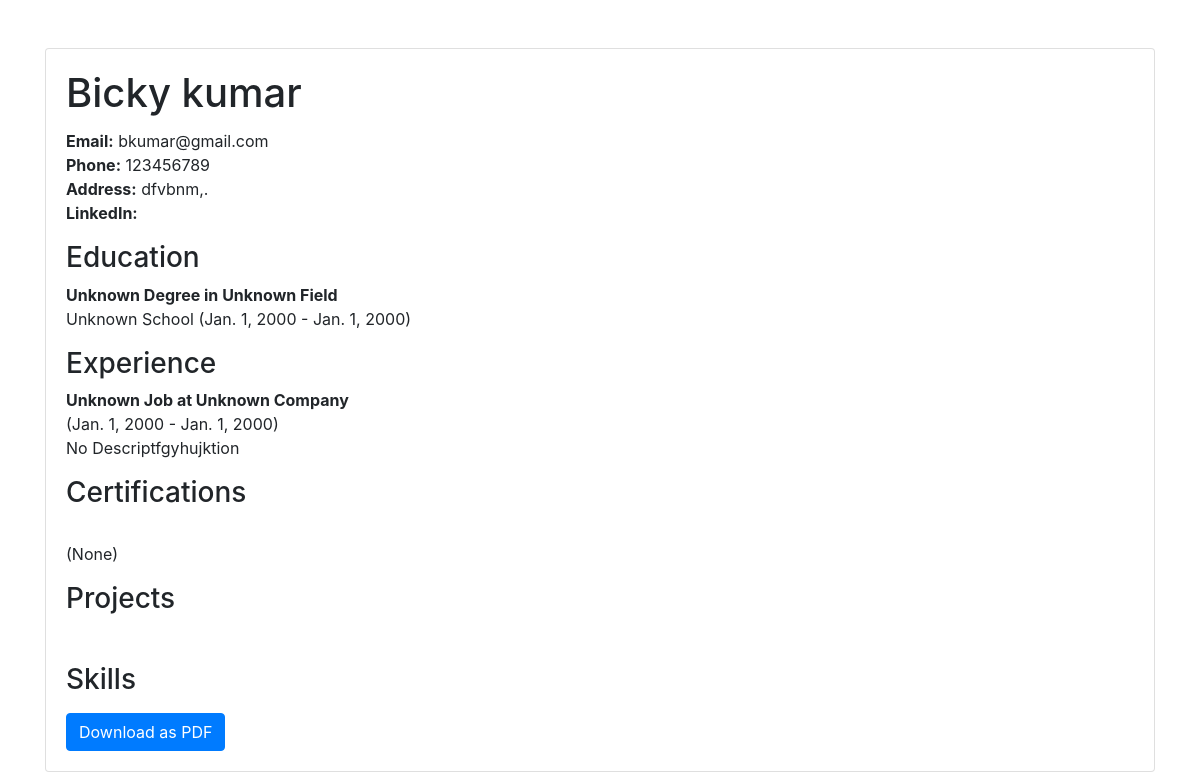
The page /view_resume/2/ on the database its author committed.
### builder/models.py (models this page shows, shortened)
class PersonalInfo(models.Model):
    first_name = models.CharField(max_length=50)
    last_name = models.CharField(max_length=50)
    email = models.EmailField()
    phone = models.CharField(max_length=15)
    address = models.TextField()
    linkedin = models.URLField(max_length=200, blank=True)
    school_name = models.CharField(max_length=100)
    degree = models.CharField(max_length=50)
    field_of_study = models.CharField(max_length=50)
    education_start_date = models.DateField()
    education_end_date = models.DateField()
    job_title = models.CharField(max_length=100)
    company_name = models.CharField(max_length=100)
    job_start_date = models.DateField()
    job_end_date = models.DateField()
    job_description = models.TextField()
    certification_name = models.CharField(max_length=100, blank=True)
    certification_issuer = models.CharField(max_length=100, blank=True)
    certification_date = models.DateField(null=True, blank=True)
    project_title = models.CharField(max_length=100, blank=True)
    project_description = models.TextField(blank=True)
    skills = models.TextField(blank=True)

### builder/views.py (the view, shortened to what this page needs)
# urls.py: path('view_resume/<int:personal_info_id>/', views.view_resume, name='view_resume'),
def view_resume(request, personal_info_id):
    personal_info = PersonalInfo.objects.get(id=personal_info_id)
    return render(request, 'builder/view_resume.html', {'personal_info': personal_info})

### builder/templates/builder/view_resume.html (shortened to what this page needs)
<!DOCTYPE html>
<html>
<head>
    <link rel="stylesheet" href="https://stackpath.bootstrapcdn.com/bootstrap/4.5.2/css/bootstrap.min.css">
</head>
<body>
    <div class="container mt-5">
        <div class="card">
            <div class="card-body">
                <h1 class="card-title">{{ personal_info.first_name }} {{ personal_info.last_name }}</h1>
                <p class="card-text">
                    <strong>Email:</strong> {{ personal_info.email }}<br>
                    <strong>Phone:</strong> {{ personal_info.phone }}<br>
                    <strong>Address:</strong> {{ personal_info.address }}<br>
                    <strong>LinkedIn:</strong> <a href="{{ personal_info.linkedin }}">{{ personal_info.linkedin }}</a>
                </p>
                <h3>Education</h3>
                <p>
                    <strong>{{ personal_info.degree }} in {{ personal_info.field_of_study }}</strong><br>
                    {{ personal_info.school_name }} ({{ personal_info.education_start_date }} - {{ personal_info.education_end_date }})
                </p>
                <h3>Experience</h3>
                <p>
                    <strong>{{ personal_info.job_title }} at {{ personal_info.company_name }}</strong><br>
                    ({{ personal_info.job_start_date }} - {{ personal_info.job_end_date }})<br>
                    {{ personal_info.job_description }}
                </p>
                <h3>Certifications</h3>
                <p>
                    <strong>{{ personal_info.certification_name }}</strong><br>
                    {{ personal_info.certification_issuer }} ({{ personal_info.certification_date }})
                </p>
                <h3>Projects</h3>
                <p>
                    <strong>{{ personal_info.project_title }}</strong><br>
                </p>
                <h3>Skills</h3>
                <a href="?download=true" class="btn btn-primary">Download as PDF</a>
            </div>
        </div>
    </div>
</body>
</html>

### rows shown on the page
PersonalInfo: first_name "Bicky", last_name "kumar", email "bkumar@gmail.com", phone "123456789", address "dfvbnm,.", degree "Unknown Degree", field_of_study "Unknown Field", school_name "Unknown School", education_start_date "Jan. 1, 2000", education_end_date "Jan. 1, 2000", job_title "Unknown Job", company_name "Unknown Company", job_start_date "Jan. 1, 2000", job_end_date "Jan. 1, 2000", job_description "No Descriptfgyhujktion", certification_date "None"
